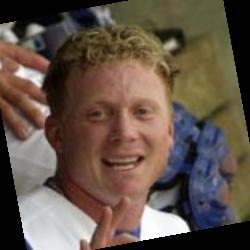
#> input picture lfw-deepfunneled/Aaron_Guiel/Aaron_Guiel_0001.jpg, 250 x 250 px; its folder holds only this picture in this run
$ python testing.py
#> lines starting #> are read from the running program, lines starting #| are printed output that depends on the picture
### filereader.py
import io
import os
import numpy as np
from PIL import Image
import matplotlib.pyplot as plt
from sklearn.utils import shuffle

IMAGE_HEIGHT = 100
IMAGE_WIDTH = 100

class FileReader:

    # should pass in './lfw-deepfunneled' into this method to get the correct images
    @staticmethod
    def readFilesToVectors(base_filepath, num=IMAGE_HEIGHT, threshold=None, min_img=0):
#> called with base_filepath = './lfw-deepfunneled', num = 100, min_img = 0
        names = []
        image_vectors = []

        # loop through folders in the image dataset
        for person_name in os.listdir(base_filepath):
            count = 0

            if str(person_name).startswith('.'):
                continue
            filepath = base_filepath + '/' + person_name
            # get the image files from each folder

            if len(os.listdir(filepath)) < min_img: continue

            for filename in os.listdir(filepath):
                if threshold and count > threshold: break
                # add person's name to the list of names for each image
                names.append(person_name)

                # open and process image
                image = Image.open(filepath + '/' + filename).resize((num,num))
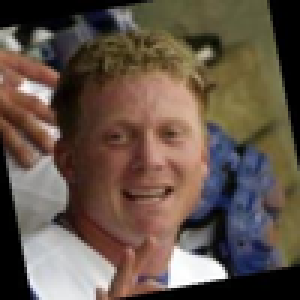
#> image: PIL image 100x100 RGB (shown 3 times larger); mean R, G, B 99.4, 84.2, 72.9
                pixels = list(image.getdata())
#> pixels = 10000 items, first 6: (0, 0, 0), (0, 0, 0), (0, 0, 0), (0, 0, 0), (0, 0, 0), (0, 0, 0)
                greyscale = np.zeros(num * num)

                for i in range(len(pixels)):
                    rgb = pixels[i]
                    # use weighted grayscale function to optimize lighting differences among color hues
                    greyscale[i] = 0.299*rgb[0] + 0.587*rgb[1] + 0.114*rgb[2]
#> this loop made 10000 passes
#> after the loop, greyscale = 10000 values, max 255 at index 8973, min 0 at index 0, mean 87.43

                image_vectors.append(greyscale)
                if threshold: count += 1
#> pass 2 of the loop in readFilesToVectors, `for person_name in os.listdir(base_filepath):`:
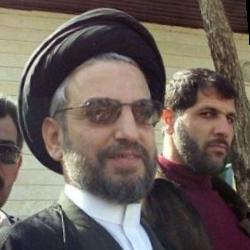
#> input picture lfw-deepfunneled/Abdel_Aziz_Al-Hakim/Abdel_Aziz_Al-Hakim_0001.jpg, 250 x 250 px
#> in readFilesToVectors, `image = Image.open(filepath + '/' + filename).resize((num,num))`:
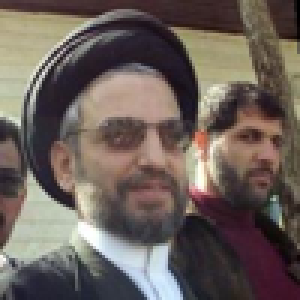
#> image: PIL image 100x100 RGB (shown 3 times larger); mean R, G, B 107.3, 96, 90.2
#> pixels = 10000 items, first 6: (78, 58, 58), (79, 59, 59), (77, 56, 58), (75, 55, 58), (74, 54, 58), (75, 53, 58)
#> the loop in readFilesToVectors, `for i in range(len(pixels)):` made 10000 passes
#> after the loop in readFilesToVectors, `for i in range(len(pixels)):`: greyscale = 10000 values, max 254.7 at index 7828, min 0 at index 99, mean 98.75
#> pass 3 of the loop in readFilesToVectors, `for person_name in os.listdir(base_filepath):`:
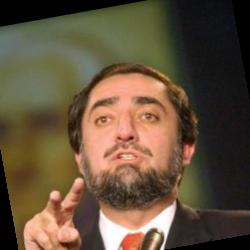
#> input picture lfw-deepfunneled/Abdullah/Abdullah_0002.jpg, 250 x 250 px
#> in readFilesToVectors, `image = Image.open(filepath + '/' + filename).resize((num,num))`:
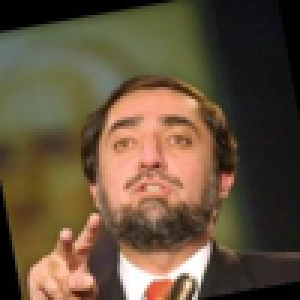
#> image: PIL image 100x100 RGB (shown 3 times larger); mean R, G, B 99, 81.2, 60
#> pixels = 10000 items, first 6: (0, 0, 0), (0, 0, 0), (0, 0, 0), (0, 0, 0), (0, 0, 0), (0, 0, 0)
#> the loop in readFilesToVectors, `for i in range(len(pixels)):` made 10000 passes
#> after the loop in readFilesToVectors, `for i in range(len(pixels)):`: greyscale = 10000 values, max 254.5 at index 9266, min 0 at index 0, mean 84.11
#> the loop made 4 passes; the first 3 are shown

        return names, image_vectors

    def getCrossValidationGroups(names, image_vectors, num_splits = 10, random_seed = 1):
        shuffled_names, shuffled_images = shuffle(names, image_vectors, random_state = random_seed)

        names_split = np.array_split(shuffled_names, num_splits)
        image_vectors_split = np.array_split(shuffled_images, num_splits)

        return [(names_split[i], image_vectors_split[i]) for i in range(num_splits)]


### testing.py
from filereader import FileReader

names, images = FileReader.readFilesToVectors('./lfw-deepfunneled')
fold0, fold1, fold2, fold3, fold4, fold5, fold6, fold7, fold8, fold9 = FileReader.getCrossValidationGroups(names, images)

print(fold0)

'''
HERE IS WHAT A FOLD LOOKS LIKE:
(array(['Tommy_Haas', 'Sarah_Hughes', 'Jamir_Miller', ...,
       'Britney_Spears', 'Prince_Charles', 'Donald_Rumsfeld'],
      dtype='<U35'), array([[ 76.23 ,  76.23 ,  75.23 , ..., 145.295, 134.686, 131.974],
       [  0.   ,   0.   ,   0.   , ...,   0.   ,   0.   ,   0.   ],
       [  0.   ,   0.   ,   0.   , ...,   0.   ,   0.   ,   0.   ],
       ...,
       [  0.   ,   0.   ,   0.   , ...,   0.456,   0.456,   0.228],
       [  2.239,   1.761,  79.614, ...,  29.015,   6.043,   0.587],
       [  0.299,   0.   ,   0.299, ...,   3.783,   0.598,   0.598]]))

IT IS A TUPLE WITH TWO ARRAYS, ONE FOR THE NAMES AND THE OTHER FOR THE IMAGES. THE ARRAYS ARE EQUALLY SIZED
'''
